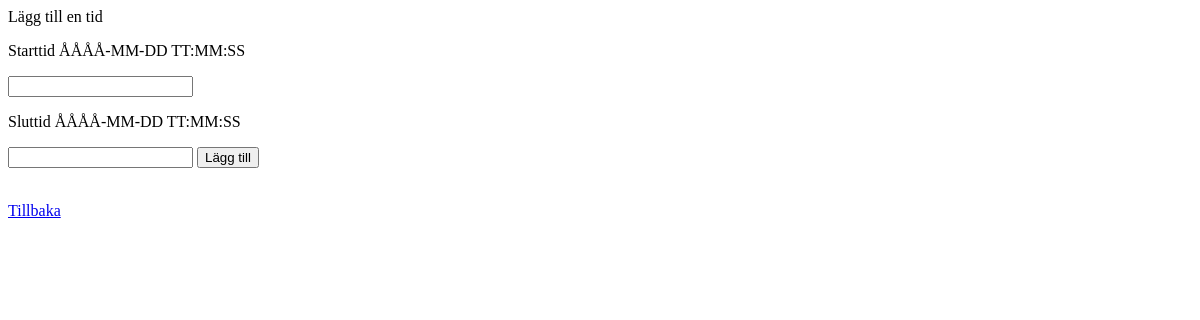
/tider.php, run on an earlier commit of the app's database.
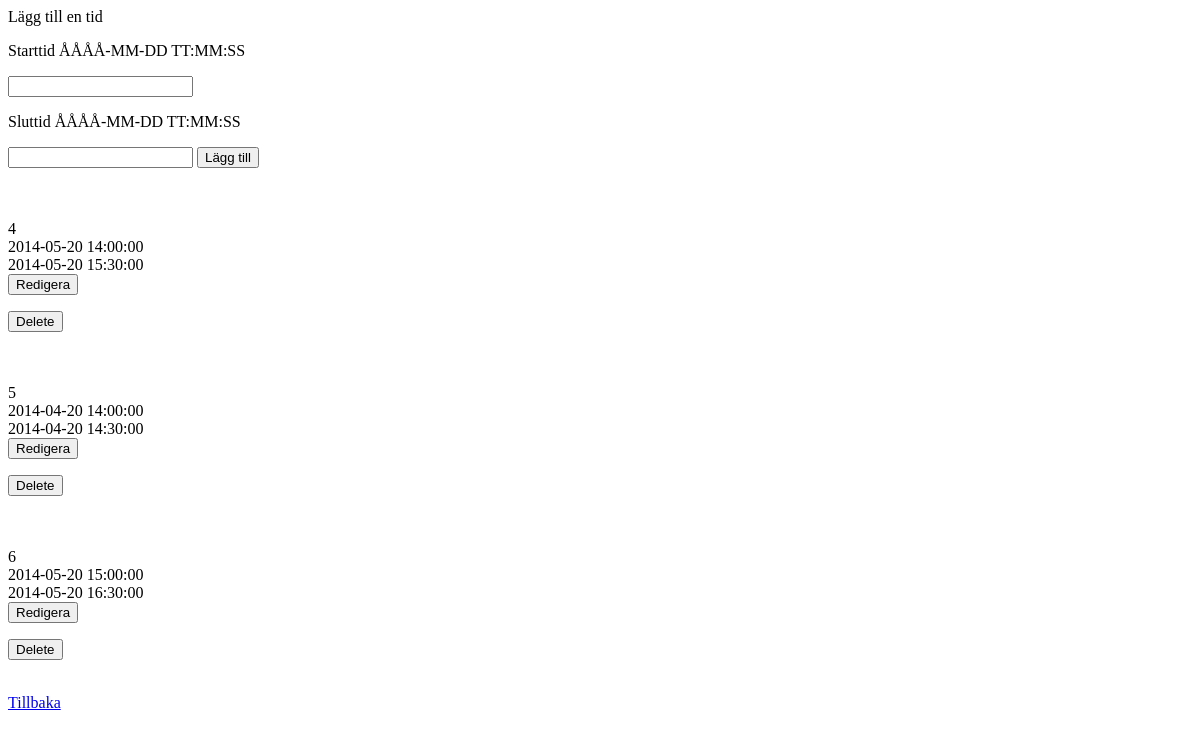
And on a later commit of the database.
### tables this page shows
CREATE TABLE IF NOT EXISTS `tider` (
`id` int(11) NOT NULL,
  `starttid` datetime NOT NULL,
  `sluttid` datetime NOT NULL
);

### tider.php (the view, shortened to what this page needs)
<?php
$dbh = new PDO('mysql:dbname=' . DB_NAME . ';host=' . DB_SERVER . ';charset=utf8', DB_USER, DB_PASSWORD);
?>
<html>
    <head>
    </head>
    <body>
        <form method = 'POST' action='doTider.php'>
            Lägg till en tid
            <p>Starttid ÅÅÅÅ-MM-DD TT:MM:SS</p> <input type = 'text' name = 'start' required>
            <p>Sluttid ÅÅÅÅ-MM-DD TT:MM:SS</p> <input type = 'text' name = 'slut' required>
            <input type = 'submit' value = 'Lägg till' name='addt'>
        </form>
        <br>
        <?php
        $sql = "SELECT * FROM tider";
        $stmt = $dbh->prepare($sql);
        $stmt->execute();
        $tider = $stmt->fetchAll();
        foreach ($tider as $tid) {
            echo "<br>" . $tid["id"];
            echo "<br>" . $tid["starttid"];
            echo "<br>" . $tid ["sluttid"];
            echo "<br><form method='POST'><input type = 'submit' value = 'Redigera' name='redigera'><input type='hidden' value='" . $tid["id"] . "' name='id'></form>";
            echo "<form method='POST'><input type='hidden' value='" . $tid["id"] . "' name='id'><input type = 'submit' value = 'Delete' name='delete'></form>";
            echo "<br>";
        }
?>
<a href="index.php">Tillbaka</a>
    </body>
</html>

What changed in the data, as far as the page shows it:
added tider: id "4", starttid "2014-05-20 14:00:00", sluttid "2014-05-20 15:30:00"
added tider: id "5", starttid "2014-04-20 14:00:00", sluttid "2014-04-20 14:30:00"
added tider: id "6", starttid "2014-05-20 15:00:00", sluttid "2014-05-20 16:30:00"
